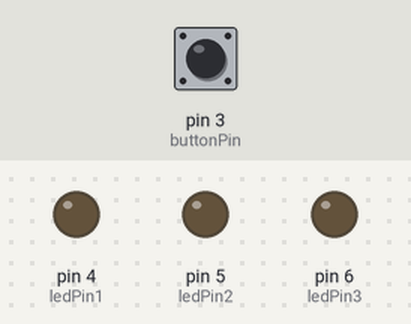
Bench run of a sketch on a simulated Arduino Uno, built with avr-gcc and run on an emulated ATmega328P. Shown: output pins drawn as LEDs (lit = HIGH). The inputs (shaded band) are chosen by the test bench; at power-on: pin 3 (buttonPin) HIGH.

Above: at 1.2 s.
1.3 s: pin 3 (buttonPin) pulled LOW for 0.15 s
At 2.7 s:
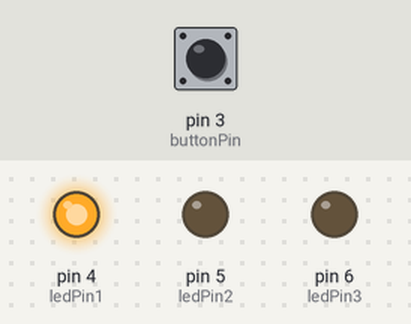
3.0 s: pin 3 (buttonPin) pulled LOW for 1 s
At 4.5 s:
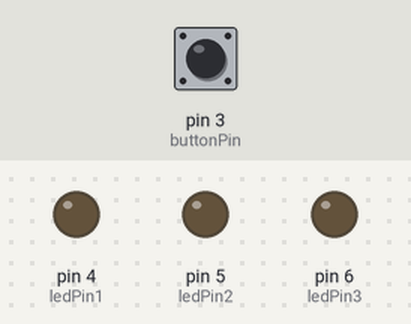
5.5 s: pin 3 (buttonPin) pulled LOW for 3.2 s
At 6.4 s:
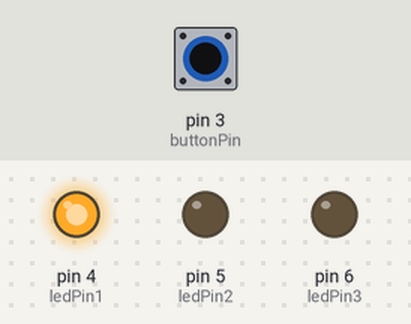
Timing chart, 0 to 8.5 s (numbered marks = the images above; inputs shaded):
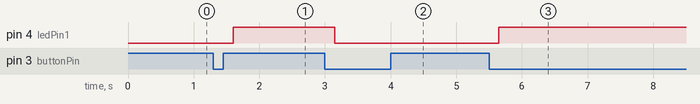

Measured:
- after the input at 1.3 s, pin 4 (ledPin1): LOW → HIGH after 0.30 s
- after the input at 3.0 s, pin 4 (ledPin1): HIGH → LOW after 0.15 s
- after the input at 5.5 s, pin 4 (ledPin1): LOW → HIGH after 0.15 s

The sketch:

buttonDebounce.ino
```cpp
const int buttonPin = 3;
const int ledPin1 = 4;
const int ledPin2 = 5;
const int ledPin3 = 6;

int ledState = LOW;    // Current state of output pin
int buttonState;
int lastButtonState = HIGH;

unsigned long lastDebounceTime = 0;  // the last time the output pin was toggled
unsigned long debounceDelay = 50;    // the debounce time; increase if the output
int count = 0;

void setup() {
  // put your setup code here, to run once:
  pinMode (buttonPin, INPUT_PULLUP);
  pinMode (ledPin1, OUTPUT);
  pinMode (ledPin2, OUTPUT);
  pinMode (ledPin3, OUTPUT);

  digitalWrite(ledPin1, ledState);
}

void loop() {
  // put your main code here, to run repeatedly:
  int reading = digitalRead(buttonPin);

  if (reading != lastButtonState){
    lastDebounceTime = millis();
  }

  if ((millis() - lastDebounceTime) > debounceDelay){
    if (reading != buttonState){
      buttonState = reading;
      if (buttonState == LOW){
        ledState = !ledState;
        count++;
      }
    }
  }

  if ((millis() - lastDebounceTime) > debounceDelay*3){
    if (count == 1){
      digitalWrite(ledPin1, ledState);
    }
    else if (count == 2){
      digitalWrite(ledPin2, ledState);
    }
    else if (count == 3){
      digitalWrite(ledPin3, ledState);
    }
    count = 0;
  }

  lastButtonState = reading;
}
```
